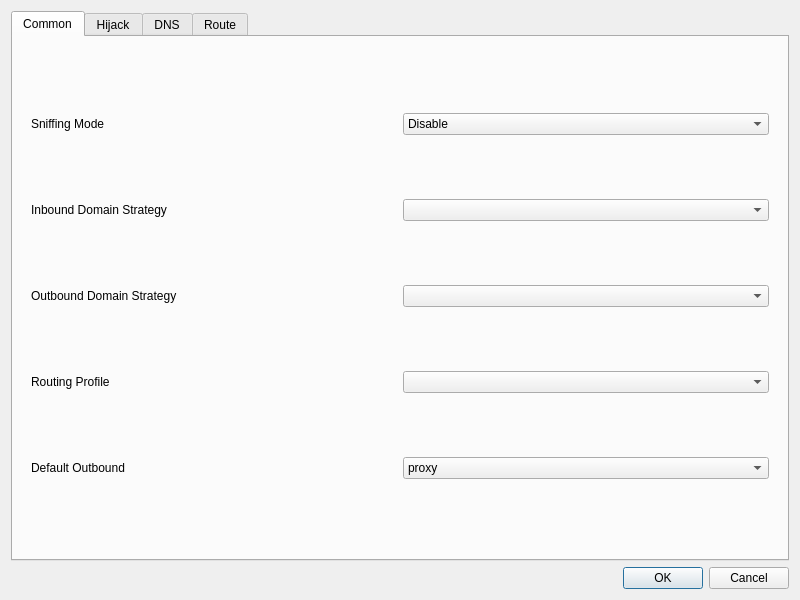
<?xml version="1.0" encoding="UTF-8"?>
<ui version="4.0">
 <class>DialogManageRoutes</class>
 <widget class="QDialog" name="DialogManageRoutes">
  <property name="geometry">
   <rect>
    <x>0</x>
    <y>0</y>
    <width>800</width>
    <height>600</height>
   </rect>
  </property>
  <property name="windowTitle">
   <string>Routes</string>
  </property>
  <layout class="QVBoxLayout" name="verticalLayout">
   <item>
    <widget class="QTabWidget" name="tabWidget">
     <property name="currentIndex">
      <number>0</number>
     </property>
     <widget class="QWidget" name="tab">
      <attribute name="title">
       <string>Common</string>
      </attribute>
      <layout class="QVBoxLayout" name="verticalLayout_3">
       <item>
        <widget class="QWidget" name="widget" native="true">
         <layout class="QGridLayout" name="gridLayout_2">
          <item row="3" column="1">
           <widget class="QComboBox" name="outbound_domain_strategy">
            <property name="editable">
             <bool>false</bool>
            </property>
           </widget>
          </item>
          <item row="2" column="1">
           <widget class="QComboBox" name="domainStrategyCombo">
            <property name="editable">
             <bool>false</bool>
            </property>
           </widget>
          </item>
          <item row="4" column="0">
           <widget class="QLabel" name="route_prof_l">
            <property name="text">
             <string>Routing Profile</string>
            </property>
           </widget>
          </item>
          <item row="5" column="1">
           <widget class="QComboBox" name="default_out">
            <item>
             <property name="text">
              <string notr="true">proxy</string>
             </property>
            </item>
            <item>
             <property name="text">
              <string notr="true">direct</string>
             </property>
            </item>
           </widget>
          </item>
          <item row="5" column="0">
           <widget class="QLabel" name="default_out_l">
            <property name="toolTip">
             <string>The outbound tag to use when the request is not handled by any rule</string>
            </property>
            <property name="text">
             <string>Default Outbound</string>
            </property>
           </widget>
          </item>
          <item row="2" column="0">
           <widget class="QLabel" name="label_6">
            <property name="toolTip">
             <string notr="true">inbound.domain_strategy
when used, domain destinations are resolved to IP before routing.</string>
            </property>
            <property name="text">
             <string>Inbound Domain Strategy</string>
            </property>
           </widget>
          </item>
          <item row="3" column="0">
           <widget class="QLabel" name="label_3">
            <property name="toolTip">
             <string>outbound.domain_strategy
when set, domain destinations are resolved to IP before connect,
also if the connection cannot be established with the current address family (ipv4, ipv6), a fallback connection is created shortly after, with the other address family.</string>
            </property>
            <property name="text">
             <string>Outbound Domain Strategy</string>
            </property>
           </widget>
          </item>
          <item row="4" column="1">
           <widget class="QComboBox" name="route_prof"/>
          </item>
          <item row="1" column="0">
           <widget class="QLabel" name="label">
            <property name="toolTip">
             <string>Sniffs the connections intial packet(s?) to identify the protocol and the SNI. Sniff result for destination also rewrites the destionation of the connection to the sniffed SNI. For more data on the sniffed protocol refer to the sing-box's documentation.</string>
            </property>
            <property name="text">
             <string>Sniffing Mode</string>
            </property>
           </widget>
          </item>
          <item row="1" column="1">
           <widget class="QComboBox" name="sniffing_mode">
            <item>
             <property name="text">
              <string>Disable</string>
             </property>
            </item>
            <item>
             <property name="text">
              <string>Sniff result for routing</string>
             </property>
            </item>
            <item>
             <property name="text">
              <string>Sniff result for destination</string>
             </property>
            </item>
           </widget>
          </item>
         </layout>
        </widget>
       </item>
      </layout>
     </widget>
     <widget class="QWidget" name="tab_4">
      <attribute name="title">
       <string>Hijack</string>
      </attribute>
      <layout class="QVBoxLayout" name="verticalLayout_7">
       <item>
        <widget class="QGroupBox" name="hijack_box">
         <property name="title">
          <string>DNS Server</string>
         </property>
         <layout class="QFormLayout" name="formLayout">
          <item row="0" column="0">
           <widget class="QCheckBox" name="dnshijack_enable">
            <property name="text">
             <string>Enable</string>
            </property>
           </widget>
          </item>
          <item row="0" column="1">
           <widget class="QPushButton" name="dnshijack_what">
            <property name="text">
             <string>How does it work?</string>
            </property>
           </widget>
          </item>
          <item row="1" column="0">
           <widget class="QLabel" name="dnshijack_listenaddr_l">
            <property name="text">
             <string>Listen Address</string>
            </property>
           </widget>
          </item>
          <item row="1" column="1">
           <widget class="QLineEdit" name="dnshijack_listenaddr"/>
          </item>
          <item row="2" column="0">
           <widget class="QLabel" name="dnshijack_listenport_l">
            <property name="text">
             <string>Listen Port</string>
            </property>
           </widget>
          </item>
          <item row="2" column="1">
           <widget class="QLineEdit" name="dnshijack_listenport"/>
          </item>
          <item row="5" column="0">
           <widget class="QLabel" name="dnshijack_rules_l">
            <property name="toolTip">
             <string>&lt;html&gt;&lt;head/&gt;&lt;body&gt;&lt;p&gt;Following format should be used:&lt;br/&gt;domain:a.com&lt;/p&gt;&lt;p&gt;suffix:a.com&lt;/p&gt;&lt;p&gt;regex:someregex&lt;/p&gt;&lt;p&gt;rule_set:nameOfRuleSet&lt;/p&gt;&lt;/body&gt;&lt;/html&gt;</string>
            </property>
            <property name="text">
             <string>Rules</string>
            </property>
           </widget>
          </item>
          <item row="5" column="1">
           <widget class="QTextEdit" name="dnshijack_rules"/>
          </item>
          <item row="3" column="1">
           <widget class="QLineEdit" name="dnshijack_v4resp"/>
          </item>
          <item row="3" column="0">
           <widget class="QLabel" name="dnshijack_v4resp_l">
            <property name="text">
             <string>IPv4 Response</string>
            </property>
           </widget>
          </item>
          <item row="4" column="1">
           <widget class="QLineEdit" name="dnshijack_v6resp"/>
          </item>
          <item row="4" column="0">
           <widget class="QLabel" name="dnshijack_v6resp_l">
            <property name="text">
             <string>IPv6 Response</string>
            </property>
           </widget>
          </item>
         </layout>
        </widget>
       </item>
       <item>
        <widget class="QGroupBox" name="groupBox_3">
         <property name="title">
          <string>Redirect Settings</string>
         </property>
         <layout class="QFormLayout" name="formLayout_2">
          <item row="2" column="1">
           <widget class="QLineEdit" name="redirect_listenport"/>
          </item>
          <item row="2" column="0">
           <widget class="QLabel" name="redirect_listenport_l">
            <property name="text">
             <string>Listen Port</string>
            </property>
           </widget>
          </item>
          <item row="0" column="0">
           <widget class="QCheckBox" name="redirect_enable">
            <property name="text">
             <string>Enable</string>
            </property>
           </widget>
          </item>
          <item row="1" column="1">
           <widget class="QLineEdit" name="redirect_listenaddr"/>
          </item>
          <item row="1" column="0">
           <widget class="QLabel" name="redirect_listenaddr_l">
            <property name="text">
             <string>Listen Address</string>
            </property>
           </widget>
          </item>
         </layout>
        </widget>
       </item>
      </layout>
     </widget>
     <widget class="QWidget" name="tab_3">
      <attribute name="title">
       <string>DNS</string>
      </attribute>
      <layout class="QVBoxLayout" name="verticalLayout_4">
       <item>
        <widget class="QGroupBox" name="simple_dns_box">
         <property name="title">
          <string>Simple DNS Settings</string>
         </property>
         <layout class="QGridLayout" name="gridLayout">
          <item row="1" column="0">
           <widget class="QLabel" name="label_9">
            <property name="text">
             <string>Remote DNS</string>
            </property>
            <property name="buddy">
             <cstring>widget</cstring>
            </property>
           </widget>
          </item>
          <item row="4" column="2">
           <layout class="QHBoxLayout" name="horizontalLayout_3">
            <item>
             <widget class="QLabel" name="dns_final_out_l">
              <property name="text">
               <string>Default DNS server</string>
              </property>
             </widget>
            </item>
            <item>
             <widget class="QComboBox" name="dns_final_out">
              <item>
               <property name="text">
                <string notr="true">remote</string>
               </property>
              </item>
              <item>
               <property name="text">
                <string notr="true">direct</string>
               </property>
              </item>
             </widget>
            </item>
           </layout>
          </item>
          <item row="2" column="0">
           <widget class="QLabel" name="label_8">
            <property name="toolTip">
             <string>This is especially important and it is recommended to use the default value of &quot;localhost&quot;.
If the default value does not work, try changing it to &quot;223.5.5.5&quot;.
For more information, see the document &quot;Configuration/DNS&quot;.</string>
            </property>
            <property name="text">
             <string>Direct DNS</string>
            </property>
           </widget>
          </item>
          <item row="1" column="2">
           <layout class="QHBoxLayout" name="horizontalLayout_7">
            <item>
             <widget class="QComboBox" name="remote_dns">
              <property name="sizePolicy">
               <sizepolicy hsizetype="Expanding" vsizetype="Fixed">
                <horstretch>0</horstretch>
                <verstretch>0</verstretch>
               </sizepolicy>
              </property>
              <property name="editable">
               <bool>true</bool>
              </property>
              <item>
               <property name="text">
                <string>tls://8.8.8.8</string>
               </property>
              </item>
              <item>
               <property name="text">
                <string notr="true">8.8.8.8</string>
               </property>
              </item>
              <item>
               <property name="text">
                <string notr="true">https://8.8.8.8/dns-query</string>
               </property>
              </item>
              <item>
               <property name="text">
                <string notr="true">https://1.0.0.1/dns-query</string>
               </property>
              </item>
              <item>
               <property name="text">
                <string notr="true">https://1.1.1.1/dns-query</string>
               </property>
              </item>
              <item>
               <property name="text">
                <string notr="true">https://dns.google/dns-query</string>
               </property>
              </item>
              <item>
               <property name="text">
                <string notr="true">https://one.one.one.one/dns-query</string>
               </property>
              </item>
              <item>
               <property name="text">
                <string notr="true">https://[2001:4860:4860::8888]/dns-query</string>
               </property>
              </item>
              <item>
               <property name="text">
                <string notr="true">https://[2606:4700:4700::1111]/dns-query</string>
               </property>
              </item>
             </widget>
            </item>
            <item>
             <widget class="QLabel" name="label_10">
              <property name="text">
               <string>Query Strategy</string>
              </property>
             </widget>
            </item>
            <item>
             <widget class="QComboBox" name="remote_dns_strategy"/>
            </item>
           </layout>
          </item>
          <item row="2" column="2">
           <layout class="QHBoxLayout" name="horizontalLayout_8">
            <item>
             <widget class="QComboBox" name="direct_dns">
              <property name="sizePolicy">
               <sizepolicy hsizetype="Expanding" vsizetype="Fixed">
                <horstretch>0</horstretch>
                <verstretch>0</verstretch>
               </sizepolicy>
              </property>
              <property name="editable">
               <bool>true</bool>
              </property>
              <item>
               <property name="text">
                <string notr="true">localhost</string>
               </property>
              </item>
              <item>
               <property name="text">
                <string notr="true">https://223.5.5.5/dns-query</string>
               </property>
              </item>
              <item>
               <property name="text">
                <string notr="true">https://1.12.12.12/dns-query</string>
               </property>
              </item>
              <item>
               <property name="text">
                <string notr="true">https://dns.alidns.com/dns-query</string>
               </property>
              </item>
              <item>
               <property name="text">
                <string notr="true">https://doh.pub/dns-query</string>
               </property>
              </item>
              <item>
               <property name="text">
                <string notr="true">223.5.5.5</string>
               </property>
              </item>
              <item>
               <property name="text">
                <string notr="true">119.29.29.29</string>
               </property>
              </item>
              <item>
               <property name="text">
                <string notr="true">2400:3200::1</string>
               </property>
              </item>
              <item>
               <property name="text">
                <string notr="true">2402:4e00::</string>
               </property>
              </item>
             </widget>
            </item>
            <item>
             <widget class="QLabel" name="label_11">
              <property name="text">
               <string>Query Strategy</string>
              </property>
             </widget>
            </item>
            <item>
             <widget class="QComboBox" name="direct_dns_strategy"/>
            </item>
           </layout>
          </item>
          <item row="3" column="2">
           <widget class="QCheckBox" name="enable_fakeip">
            <property name="text">
             <string>Enable FakeIP</string>
            </property>
           </widget>
          </item>
         </layout>
        </widget>
       </item>
       <item>
        <widget class="QGroupBox" name="groupBox_2">
         <property name="title">
          <string>DNS Object Settings</string>
         </property>
         <layout class="QVBoxLayout" name="verticalLayout_5">
          <item>
           <layout class="QHBoxLayout" name="horizontalLayout_4">
            <item>
             <widget class="QCheckBox" name="use_dns_object">
              <property name="text">
               <string>Use DNS Object</string>
              </property>
             </widget>
            </item>
            <item>
             <widget class="QPushButton" name="format_dns_object">
              <property name="sizePolicy">
               <sizepolicy hsizetype="Maximum" vsizetype="Fixed">
                <horstretch>0</horstretch>
                <verstretch>0</verstretch>
               </sizepolicy>
              </property>
              <property name="text">
               <string>Format</string>
              </property>
             </widget>
            </item>
            <item>
             <widget class="QPushButton" name="dns_document">
              <property name="sizePolicy">
               <sizepolicy hsizetype="Maximum" vsizetype="Fixed">
                <horstretch>0</horstretch>
                <verstretch>0</verstretch>
               </sizepolicy>
              </property>
              <property name="text">
               <string>Document</string>
              </property>
             </widget>
            </item>
           </layout>
          </item>
          <item>
           <widget class="QPlainTextEdit" name="dns_object"/>
          </item>
         </layout>
        </widget>
       </item>
      </layout>
     </widget>
     <widget class="QWidget" name="tab_2">
      <attribute name="title">
       <string>Route</string>
      </attribute>
      <layout class="QVBoxLayout" name="verticalLayout_2">
       <item>
        <widget class="QGroupBox" name="route_profiles_box">
         <property name="title">
          <string>Routing Profiles</string>
         </property>
         <layout class="QVBoxLayout" name="verticalLayout_6">
          <item>
           <widget class="QListWidget" name="route_profiles"/>
          </item>
          <item>
           <widget class="QWidget" name="widget_2" native="true">
            <layout class="QHBoxLayout" name="horizontalLayout_2">
             <item>
              <widget class="QPushButton" name="new_route">
               <property name="text">
                <string>New</string>
               </property>
              </widget>
             </item>
             <item>
              <widget class="QPushButton" name="clone_route">
               <property name="text">
                <string>Clone</string>
               </property>
              </widget>
             </item>
             <item>
              <widget class="QPushButton" name="edit_route">
               <property name="text">
                <string>Edit</string>
               </property>
              </widget>
             </item>
             <item>
              <widget class="QPushButton" name="delete_route">
               <property name="text">
                <string>Delete</string>
               </property>
              </widget>
             </item>
            </layout>
           </widget>
          </item>
         </layout>
        </widget>
       </item>
      </layout>
     </widget>
    </widget>
   </item>
   <item>
    <layout class="QHBoxLayout" name="horizontalLayout">
     <item>
      <widget class="QDialogButtonBox" name="buttonBox">
       <property name="sizePolicy">
        <sizepolicy hsizetype="Preferred" vsizetype="Preferred">
         <horstretch>0</horstretch>
         <verstretch>0</verstretch>
        </sizepolicy>
       </property>
       <property name="standardButtons">
        <set>QDialogButtonBox::StandardButton::Cancel|QDialogButtonBox::StandardButton::Ok</set>
       </property>
      </widget>
     </item>
    </layout>
   </item>
  </layout>
 </widget>
 <tabstops>
  <tabstop>tabWidget</tabstop>
  <tabstop>sniffing_mode</tabstop>
  <tabstop>domainStrategyCombo</tabstop>
  <tabstop>outbound_domain_strategy</tabstop>
  <tabstop>remote_dns</tabstop>
  <tabstop>remote_dns_strategy</tabstop>
  <tabstop>direct_dns</tabstop>
  <tabstop>direct_dns_strategy</tabstop>
  <tabstop>dns_final_out</tabstop>
  <tabstop>use_dns_object</tabstop>
  <tabstop>format_dns_object</tabstop>
  <tabstop>dns_document</tabstop>
  <tabstop>dns_object</tabstop>
 </tabstops>
 <resources/>
 <connections>
  <connection>
   <sender>buttonBox</sender>
   <signal>rejected()</signal>
   <receiver>DialogManageRoutes</receiver>
   <slot>reject()</slot>
   <hints>
    <hint type="sourcelabel">
     <x>399</x>
     <y>574</y>
    </hint>
    <hint type="destinationlabel">
     <x>399</x>
     <y>299</y>
    </hint>
   </hints>
  </connection>
  <connection>
   <sender>buttonBox</sender>
   <signal>accepted()</signal>
   <receiver>DialogManageRoutes</receiver>
   <slot>accept()</slot>
   <hints>
    <hint type="sourcelabel">
     <x>399</x>
     <y>574</y>
    </hint>
    <hint type="destinationlabel">
     <x>399</x>
     <y>299</y>
    </hint>
   </hints>
  </connection>
 </connections>
</ui>
